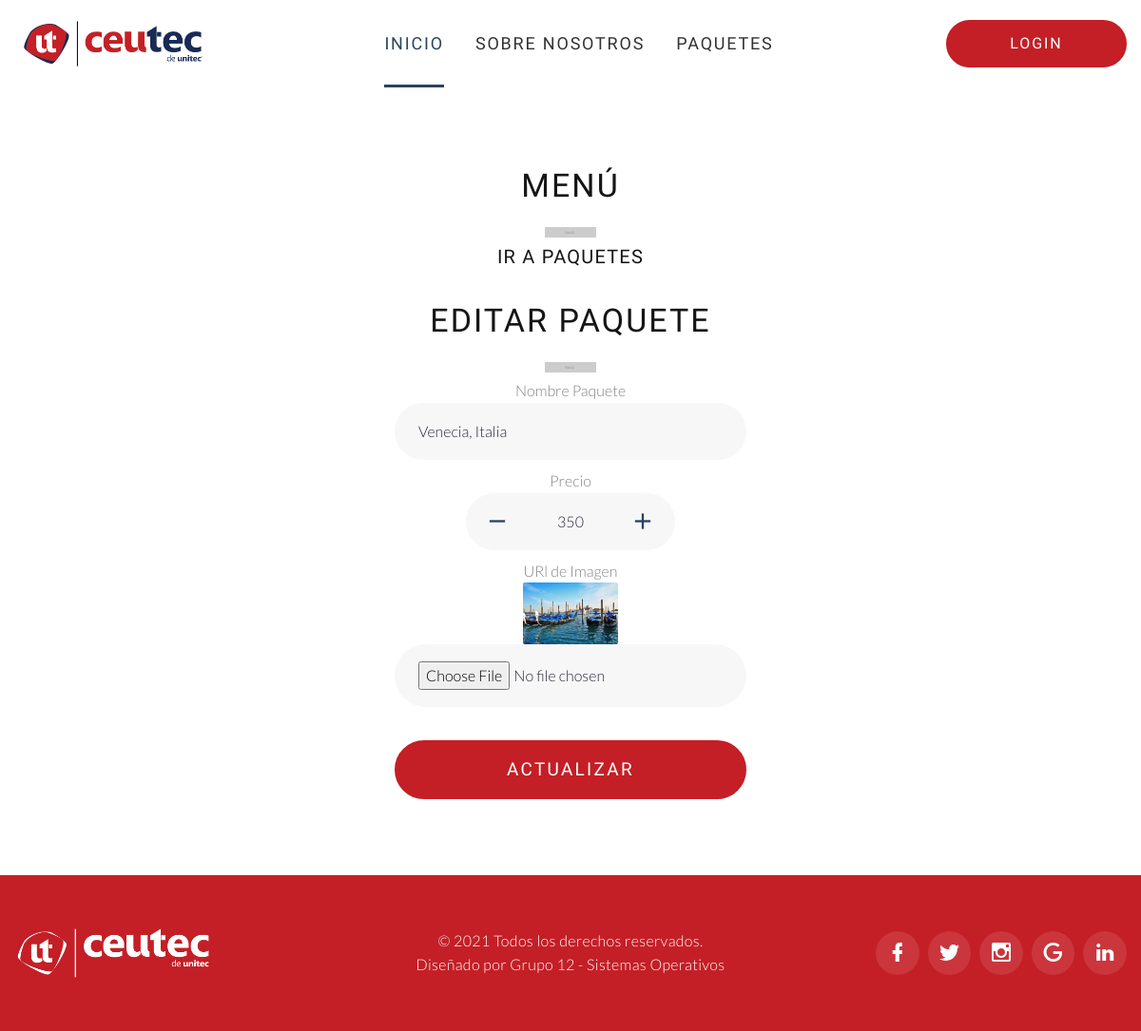
Page /editar-paquete.php?id=2&editar=true on the committed database.
### tables this page shows
CREATE TABLE `paquetes` (
  `id` int(2) NOT NULL,
  `nombre_paquete` varchar(250) NOT NULL,
  `precio` smallint(6) NOT NULL DEFAULT 0,
  `url_img` varchar(100) NOT NULL
);

### editar-paquete.php (the view, shortened to what this page needs)
<?php
include 'includes/template/header.php';
include 'includes/conexion.php';
$id_paquetes = $_GET['id'];
?>
<section class="section section-lg text-center novi-background bg-cover" style="padding-bottom:0">
	<div class="container container-wide">
		<h3>Menú</h3>
		<div class="divider divider-decorate"></div>
		<br>
		<div class="opciones">
			<a href="paquetes.php">
				<h3 style="font-size:20px"><span class="iconify" data-icon="akar-icons:arrow-right"></span>Ir a Paquetes</h3>
			</a>
		</div>
	</div>
</section>
<section class="section section-lg text-center novi-background bg-cover" style="padding-top:0">
	<div class="container container-wide">
		<h3>Editar Paquete</h3>
		<div class="divider divider-decorate"></div>
		<div class="d-flex justify-content-center">
			<div style="width: 400px;">
				<?php
				$consulta = $grupo12->query("SELECT * FROM paquetes where id = $id_paquetes");
				if ($consulta->num_rows > 0) {
					$fila = $consulta->fetch_assoc();
					$nombre = $fila['nombre_paquete'];
					$precio = $fila['precio'];
					$id = $fila['id'];
					$imagen = $fila['url_img'];
				}
				?>
				<form action="includes/actualizar.php?id=<?php echo $id; ?>" method="post" enctype="multipart/form-data">
					<div class="col-sm-12" style="margin-bottom:10px">
						<div class="form-wrap form-wrap-validation">
							<label for="form-1-name">Nombre Paquete</label>
							<input class="form-input form-control-has-validation form-control-last-child" type="text" name="nombre" id="nombre" placeholder="Nombre paquete" value="<?php echo $nombre; ?>">
						</div>
					</div>
					<div class="col-sm-12" style="margin-bottom:10px">
						<div class="form-wrap form-wrap-validation">
							<label for="form-1-name">Precio</label><br>
							<input class="form-input form-control-has-validation form-control-last-child" type="number" name="precio" id="precio" placeholder="$00.00" value="<?php echo $precio; ?>">
						</div>
					</div>
					<div class="col-sm-12" style="margin-bottom:10px">
						<div class="form-wrap form-wrap-validation">
							<label for="Imagen">URl de Imagen</label><br>
							<img src='<?php echo $imagen; ?>' alt='' width='100px'>
							<input class="form-input form-control-has-validation form-control-last-child" name="imagen" id="imagen" type="file" required/>
						</div>
					</div>
					<div class="col-sm-12">
						<div class="form-button">
							<input class="button button-block button-secondary" type="submit" value="Actualizar">
						</div>
					</div>
				</form>
			</div>
		</div>
	</div>
</section>
<?php
include 'includes/template/footer.php';
?>

### rows in the picture
paquetes: nombre "Venecia, Italia", precio "350", url_img (picture)
